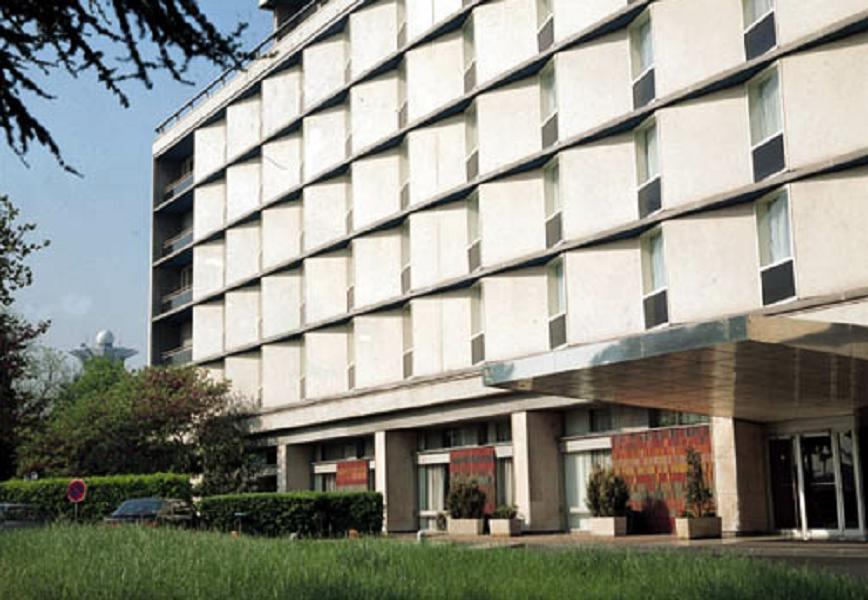
#> input picture res/building.jpg, 868 x 600 px
$ python hough_line_segments.py
#> lines starting #> are read from the running program, lines starting #| are printed output that depends on the picture; after the words box and inside, x2 and y2 are one past the last pixel; in counts of white or black regions, pixels touching at a corner belong together
import sys
import numpy as np
import cv2
import math

def hough_line_segments():
    src = cv2.imread('res/building.jpg', cv2.IMREAD_GRAYSCALE)
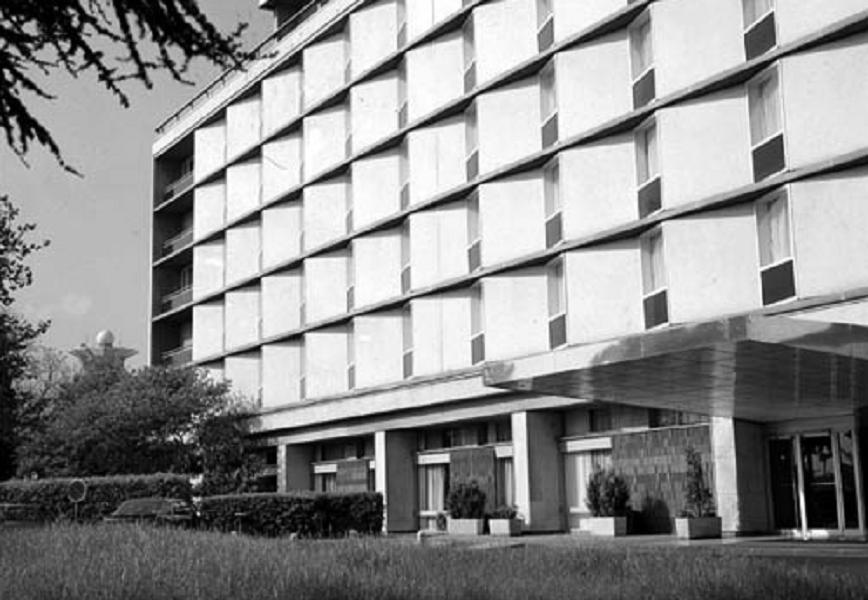
#> src: shape (600, 868); min 0, max 255, mean 142.3
    if src is None:
        print('Image load failed')
        return

    edge = cv2.Canny(src, 50, 150)
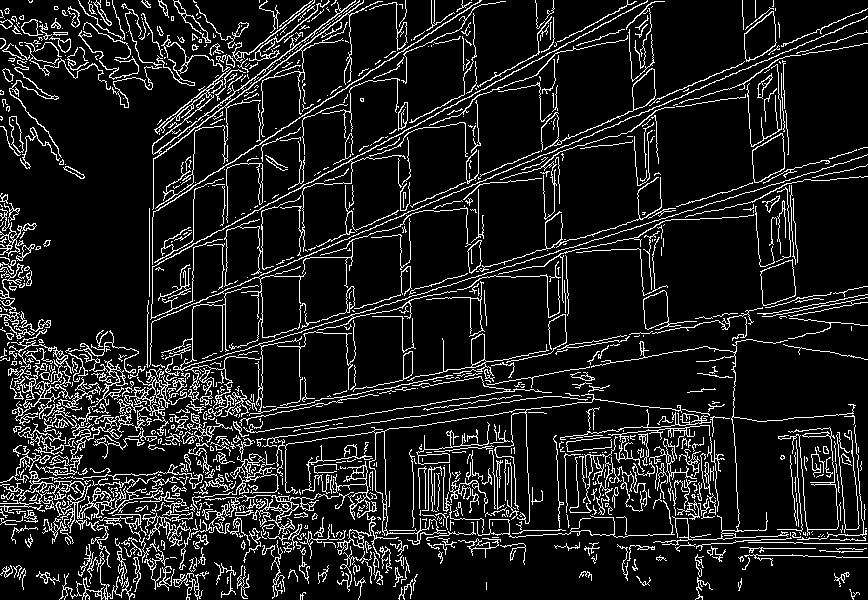
#> edge: shape (600, 868); 11.6% white in thin lines or dots
    lines = cv2.HoughLinesP(edge, 1, math.pi / 180, 160, minLineLength = 50, maxLineGap = 5)
#> lines = 113 rows, first 6: [180, 309, 737, 72], [329, 398, 385, 388], [149, 215, 480, 0], [802, 538, 857, 539], [301, 186, 546, 55], [430, 290, 683, 212]
    dst = cv2.cvtColor(edge, cv2.COLOR_GRAY2BGR)
#> dst: shape (600, 868, 3); 11.6% white in thin lines or dots

    if lines is not None:
        for i in range(lines.shape[0]):
            pt1 = (lines[i][0][0], lines[i][0][1])
            pt2 = (lines[i][0][2], lines[i][0][3])
            cv2.line(dst, pt1, pt2, (0, 0, 255), 2, cv2.LINE_AA)
#> this loop made 113 passes
#> (pt1, pt2) on passes 1 to 12: ((180, 309), (737, 72)), ((329, 398), (385, 388)), ((149, 215), (480, 0)), ((802, 538), (857, 539)), ((301, 186), (546, 55)), ((430, 290), (683, 212)), ((589, 342), (640, 332)), ((627, 475), (680, 470)), ((800, 417), (853, 413)), ((451, 278), (517, 257)), ((369, 530), (421, 530)), ((262, 268), (262, 135))
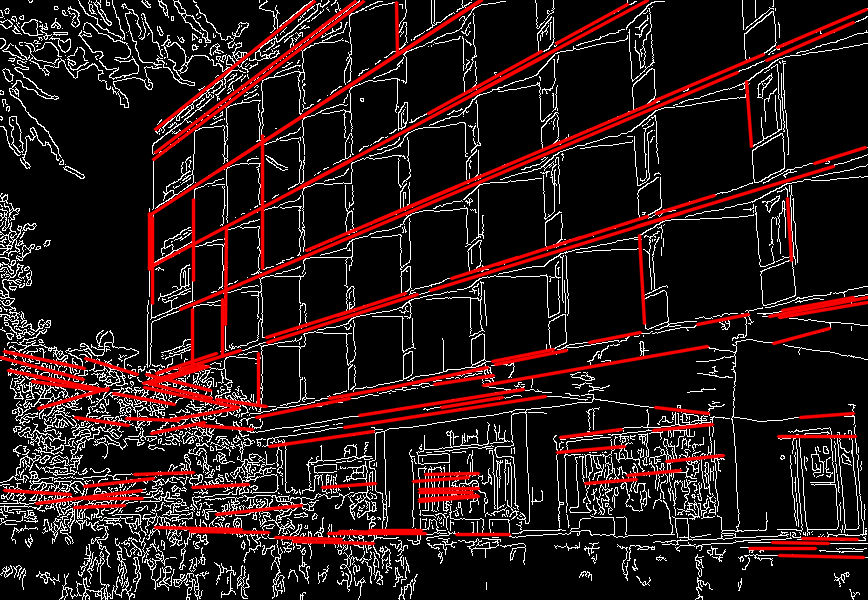
#> dst: shape (600, 868, 3); mean B, G, R 23.7, 23.7, 41

    cv2.imshow('src', src)
    cv2.imshow('dst', dst)
    cv2.waitKey()
    cv2.destroyAllWindows()

if __name__ == "__main__":
    hough_line_segments()

$ run again, with res/butterfly.jpg copied over res/building.jpg
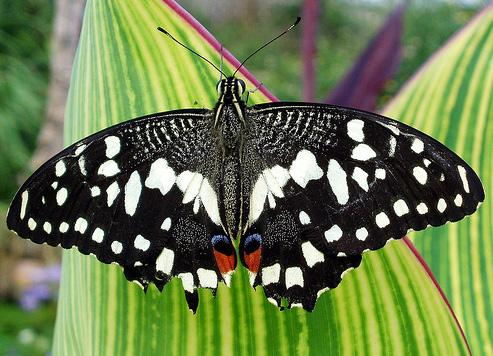
#> input picture res/butterfly.jpg, 493 x 356 px
#> in hough_line_segments, `edge = cv2.Canny(src, 50, 150)`:
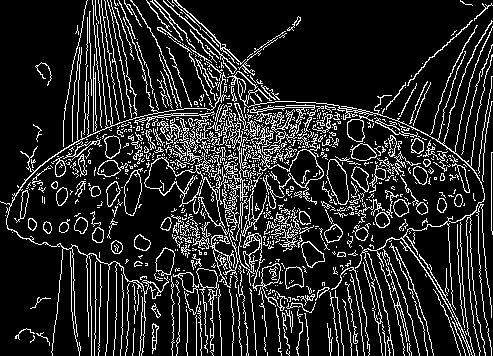
#> edge: shape (356, 493); 15.1% white in thin lines or dots
#> lines = [[163, 0, 279, 108], [161, 85, 224, 148], [257, 82, 324, 149], [158, 109, 293, 244], [152, 110, 258, 216], [95, 338, 95, 262], [162, 99, 243, 180], [261, 103, 315, 157], [214, 99, 264, 149]]
#> the loop in hough_line_segments, `for i in range(lines.shape[0]):` made 9 passes
#> after the loop in hough_line_segments, `for i in range(lines.shape[0]):`:
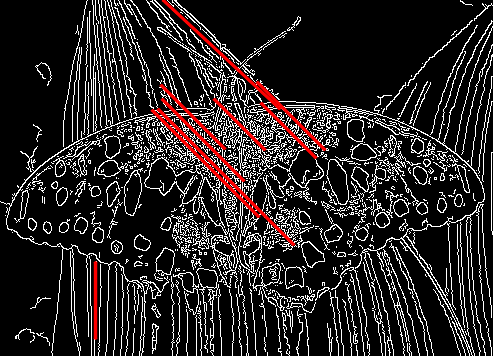
#> dst: shape (356, 493, 3); mean B, G, R 36.7, 36.7, 41.6

$ run again, with res/cup.jpg copied over res/building.jpg
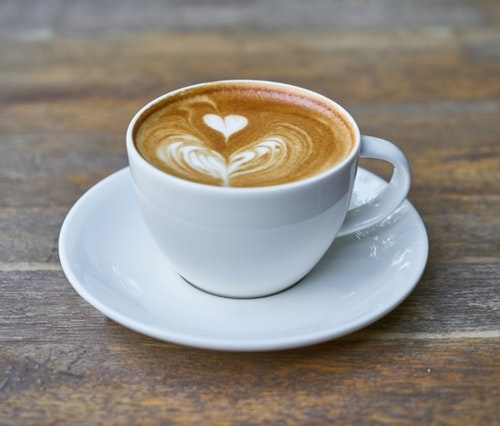
#> input picture res/cup.jpg, 500 x 426 px
#> in hough_line_segments, `src = cv2.imread('res/building.jpg', cv2.IMREAD_GRAYSCALE)`:
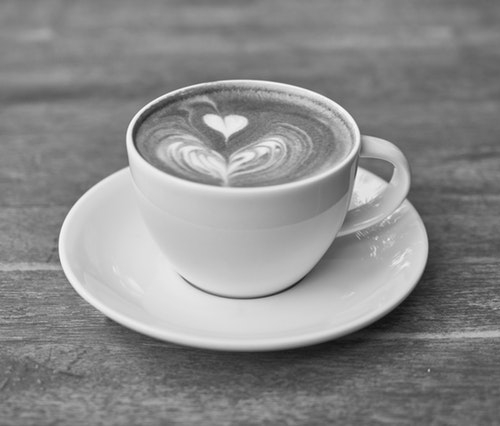
#> src: shape (426, 500); min 16, max 252, mean 138.6
#> in hough_line_segments, `edge = cv2.Canny(src, 50, 150)`:
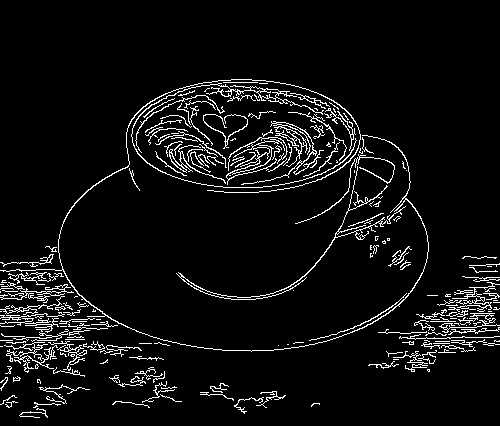
#> edge: shape (426, 500); 6% white in thin lines or dots, all inside (x1, y1, x2, y2) = (0, 79, 500, 418)
#> lines = None
